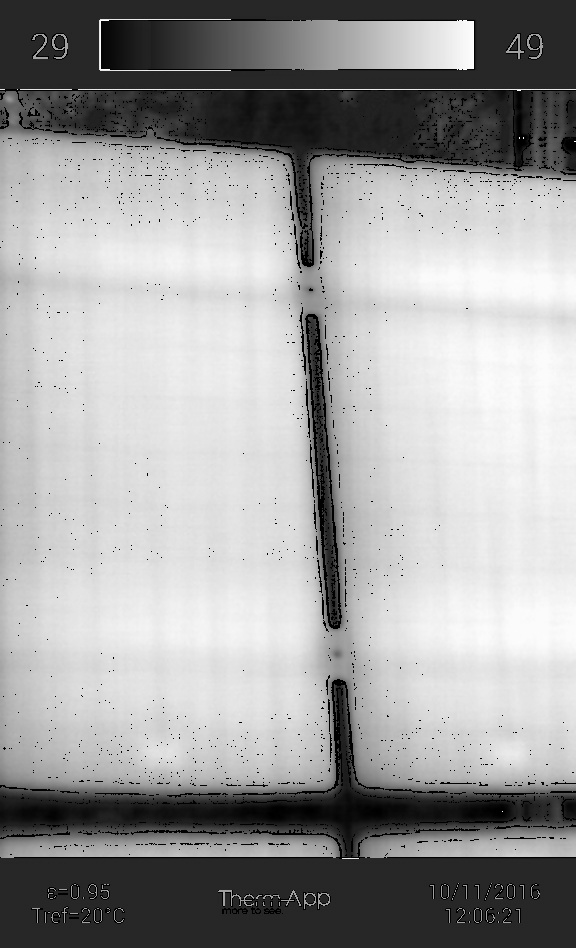
#> input picture test5_big.jpg, 576 x 948 px
$ python process.py   (Python 2 division)
#> lines starting #> are read from the running program, lines starting #| are printed output that depends on the picture; after the words box and inside, x2 and y2 are one past the last pixel; in counts of white or black regions, pixels touching at a corner belong together
import numpy as np
import cv2

img = cv2.imread('test5_big.jpg',0)
#> img is the input picture: shape (948, 576); min 0, max 255, mean 159.3
img2 = cv2.imread('test5_big.jpg')

ret,thresh = cv2.threshold(img,127,255,cv2.THRESH_BINARY)
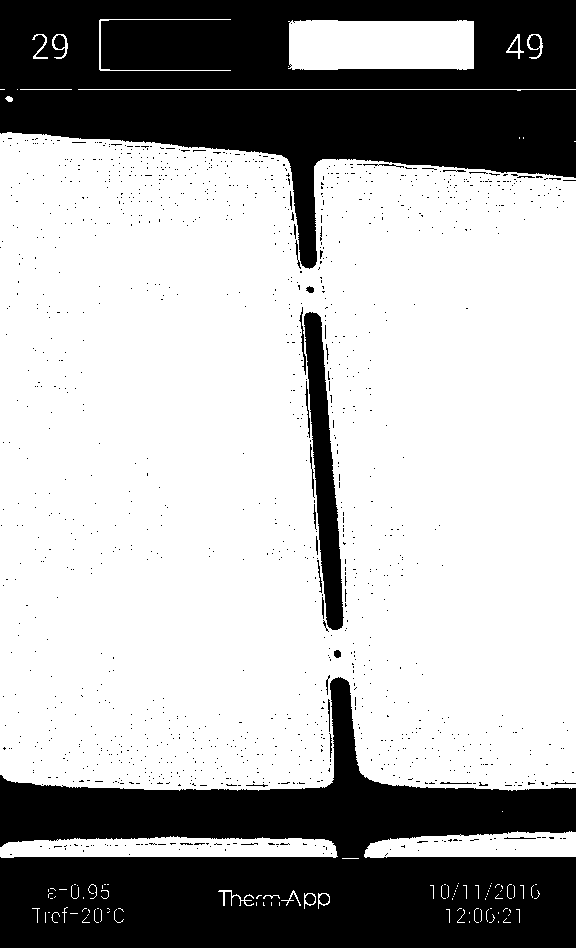
#> thresh: shape (948, 576); 68.3% white; 1274 black regions (1244 under 20 px), largest, box (x1, y1, x2, y2) and area: (0, 677, 576, 948) 82922, (0, 0, 576, 269) 80597, (304, 312, 344, 630) 5658

kernel = np.ones((5,5),np.uint8)
dilation = cv2.dilate(thresh,kernel,iterations = 1)
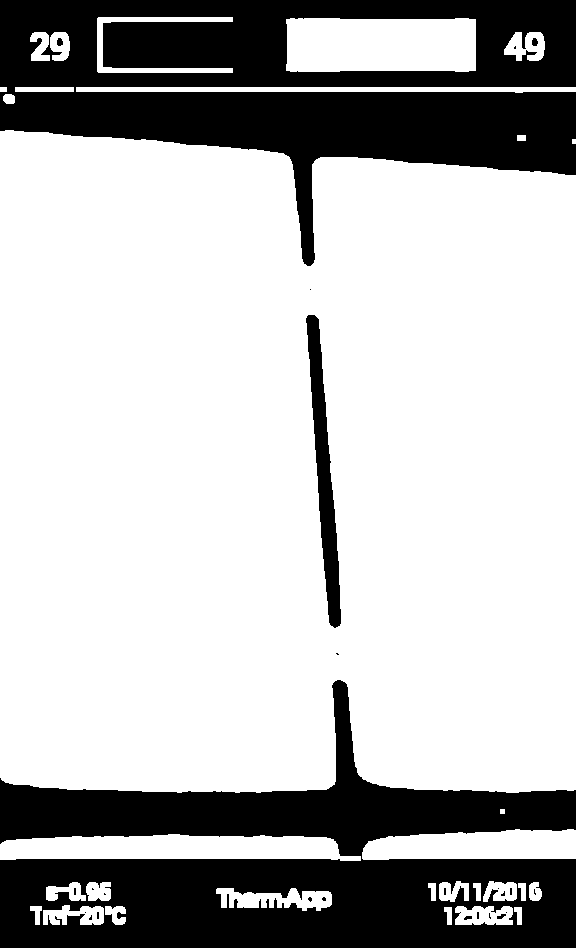
#> dilation: shape (948, 576); 72.4% white; 26 black regions (19 under 20 px), largest, box (x1, y1, x2, y2) and area: (0, 680, 576, 948) 73270, (0, 0, 576, 266) 73077, (306, 315, 341, 628) 4187
newimg = cv2.erode(dilation,kernel,iterations = 1)
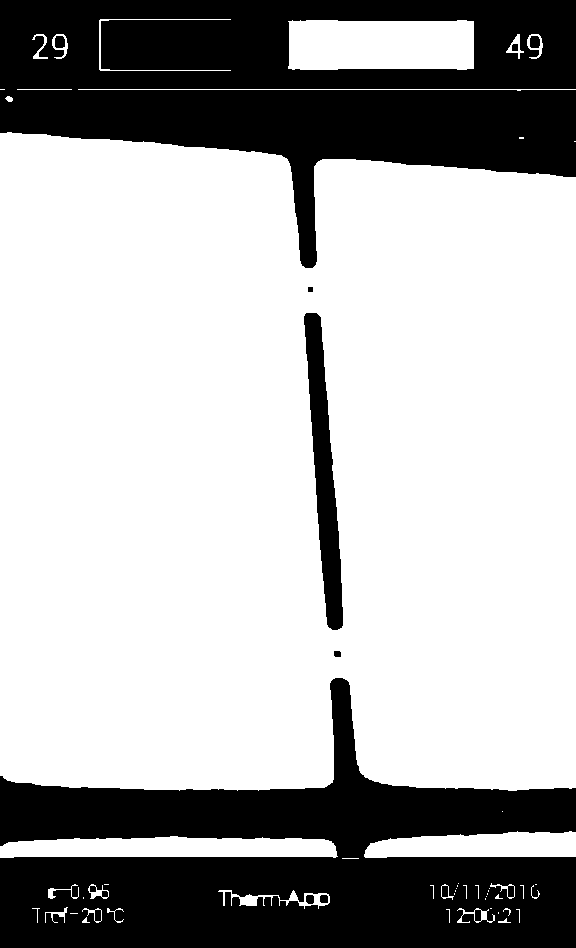
#> newimg: shape (948, 576); 69.1% white; 10 black regions

newimg1 = newimg
contours,hierarchy = cv2.findContours(newimg1, 1, 2)
#> contours = 68 contours, 36 with area under 20; largest, box (x1, y1, x2, y2) and area: (0, 132, 576, 791) 358864, (288, 20, 474, 70) 8746, (303, 312, 344, 631) 5925, (0, 836, 338, 858) 5766, (364, 831, 576, 858) 4358

cnt = contours[54]
#> cnt = contour of 307 points, box (x1, y1, x2, y2) (0, 132, 576, 791), area 358864
#for test 5
area = cv2.contourArea(cnt)
#> area = 358863.5
for i in range(0,len(contours)):
	cnt = contours[i]
	area = cv2.contourArea(cnt)
	print 'area',i,area
#> this loop made 68 passes
#> area on passes 5, 6, 11, 13, 15, 19, 20, 24, 27, 30, 31, 32: 82, 82, 170, 104, 46.5, 74.5, 79.5, 45.5, 570.5, 82, 82, 45.5
#| area 0 13.0
#| area 1 12.5
#| area 2 0.0
#| area 3 0.0
#| area 4 82.0
#| area 5 82.0
#| area 6 0.5
#| area 7 0.5
#> (further printed lines are left out)


#cv2.drawContours(img, contours, 65, (0,255,255), 3)
#for test 2
cv2.drawContours(img2, [cnt], 0, (0,255,255), 3)
#cv2.drawContours(img2, contours, 228, (100,255,0), 3)
#cv2.drawContours(img2, contours, 230, (0,255,0), 3)
#cv2.drawContours(img2, contours, 117, (0,255,111), 3)

#biggest is 294 which is the last one :P
epsilon = 0.01*cv2.arcLength(contours[54],True)
#> epsilon = 28.5
approx = cv2.approxPolyDP(contours[54],epsilon,True)
#> approx = contour of 10 points, box (x1, y1, x2, y2) (0, 133, 576, 788), area 355500

print 'area' , area
#| area 69.0
print 'number of contours',len(contours)
#| number of contours 68
print 'approx',type(approx), approx.shape
#| approx <class 'numpy.ndarray'> (10, 1, 2)
print '---------------------------------------'
print len(approx)
#| 10
print 'img',type(img), img.shape
#| img <class 'numpy.ndarray'> (948, 576)

print 'newimage type' , type(newimg), newimg.shape
#| newimage type <class 'numpy.ndarray'> (948, 576)
#cv2.namedWindow('final',cv2.WINDOW_NORMAL)
#cv2.namedWindow('just',cv2.WINDOW_NORMAL)
#cv2.namedWindow('thres',cv2.WINDOW_NORMAL)
cv2.namedWindow('imaeb',cv2.WINDOW_NORMAL)
cv2.drawContours(img2, [approx], 0, (255,255,0), 3)
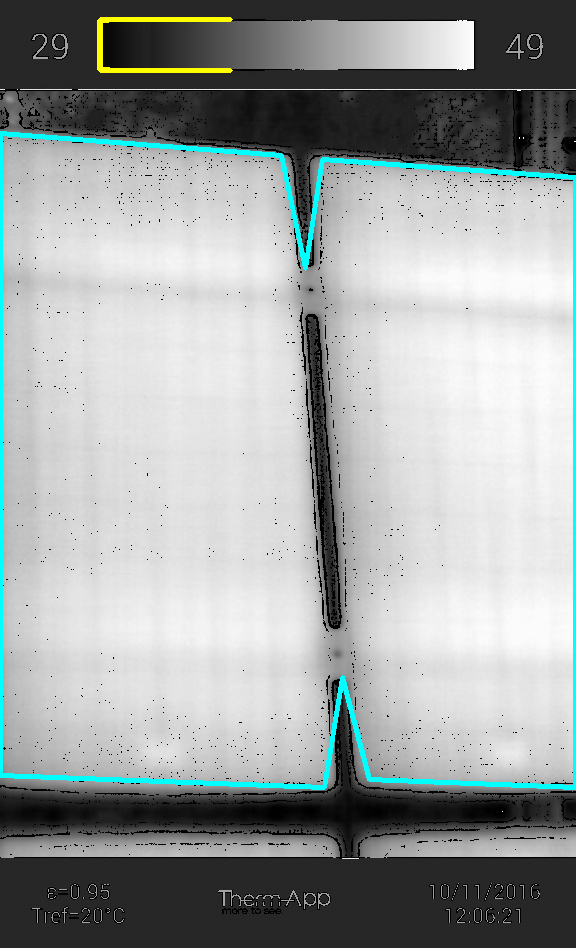
#> img2: shape (948, 576, 3); mean B, G, R 161.2, 162, 156.7
#cv2.imshow('final',approx)
cv2.imshow('newimg',newimg)
cv2.imshow('thres',thresh)
cv2.imshow('imaeb',img2)
cv2.waitKey(0)
cv2.destroyAllWindows()

$ run again, with test1_big.jpg copied over test5_big.jpg
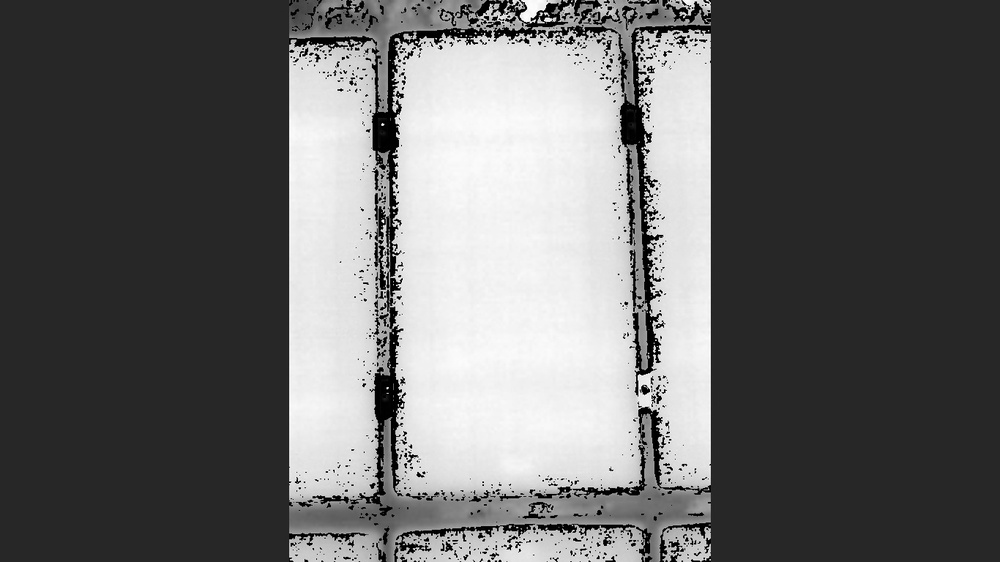
#> input picture test1_big.jpg, 1000 x 562 px, shrunk from 1366 x 768 before the run
#> img is the input picture: shape (562, 1000); min 0, max 255, mean 104.4
#> `ret,thresh = cv2.threshold(img,127,255,cv2.THRESH_BINARY)`:
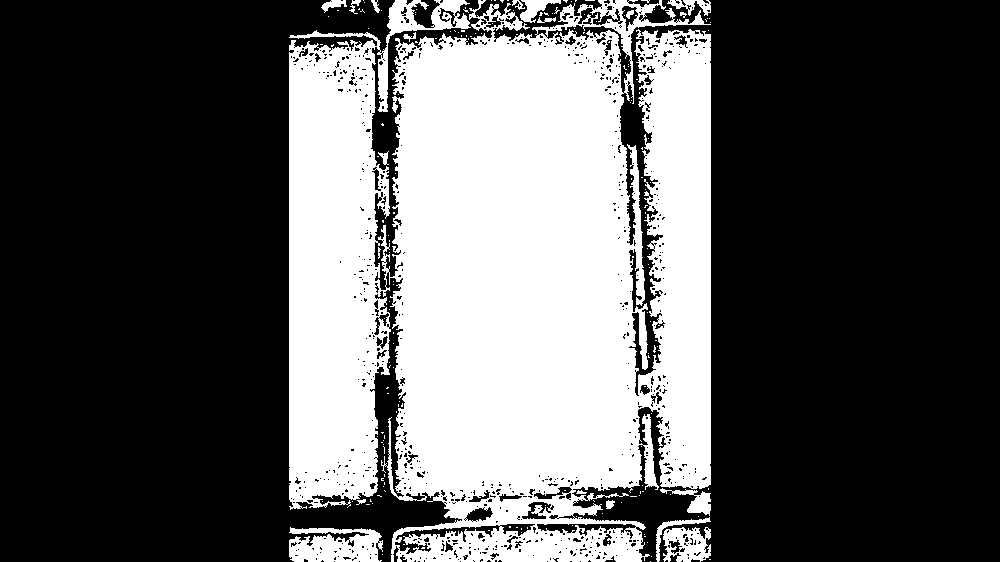
#> thresh: shape (562, 1000); 35.1% white; 184 white regions (164 under 20 px), largest, box (x1, y1, x2, y2) and area: (289, 0, 711, 562) 190709, (289, 527, 383, 562) 2486, (663, 527, 711, 562) 1148
#> dilation: shape (562, 1000); 40.5% white; 7 white regions, largest, box (x1, y1, x2, y2) and area: (287, 0, 713, 562) 223165, (287, 525, 385, 562) 3414, (319, 0, 367, 19) 622
#> newimg: shape (562, 1000); 38.2% white; 12 white regions (8 under 20 px)
#> contours = 121 contours, 8 with area under 20; largest, box (x1, y1, x2, y2) and area: (289, 0, 711, 562) 223911, (596, 485, 699, 557) 3058, (289, 527, 383, 562) 2892, (374, 367, 400, 443) 1334, (619, 98, 646, 178) 1272
#> `cnt = contours[54]`: cnt = [[632, 313], [633, 312], [638, 312], [639, 313], [639, 318], [638, 319], [634, 319], [632, 317]]
#> `area = cv2.contourArea(cnt)`: area = 45.5
#> the loop `for i in range(0,len(contours)):` made 121 passes
#> area on passes 1 to 8: 46, 34, 45.5, 34, 57.5, 40, 2892.5, 46
#> (printed output is left out)
#> `cv2.drawContours(img2, [cnt], 0, (0,255,255), 3)`:
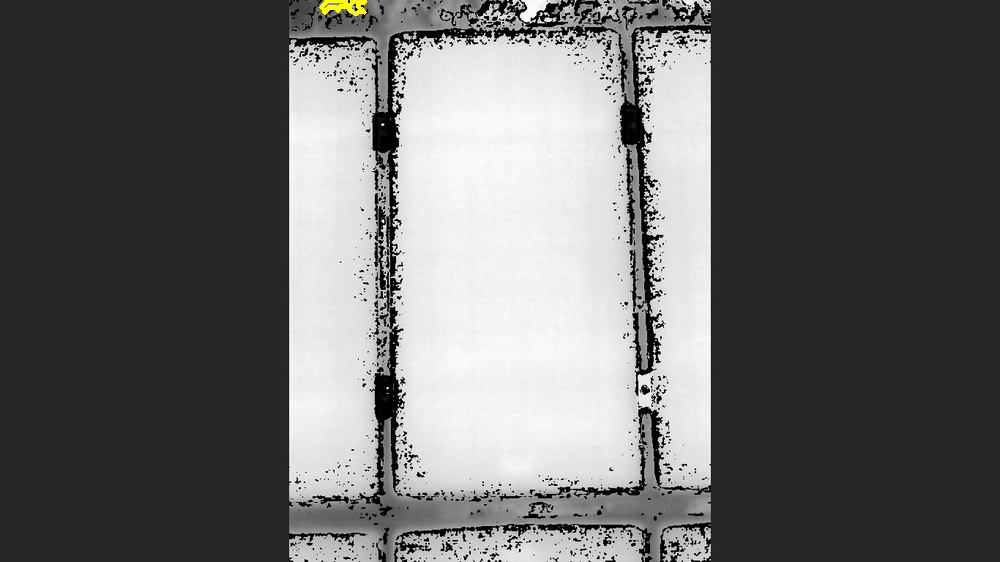
#> img2: shape (562, 1000, 3); 0.08% of pixels changed, all inside (x1, y1, x2, y2) = (319, 0, 367, 16)
#> epsilon = 0.251
#> approx has the same summary as cnt
#| area 283.5
#| number of contours 121
#| approx <class 'numpy.ndarray'> (8, 1, 2)
#| 8
#| img <class 'numpy.ndarray'> (562, 1000)
#| newimage type <class 'numpy.ndarray'> (562, 1000)
